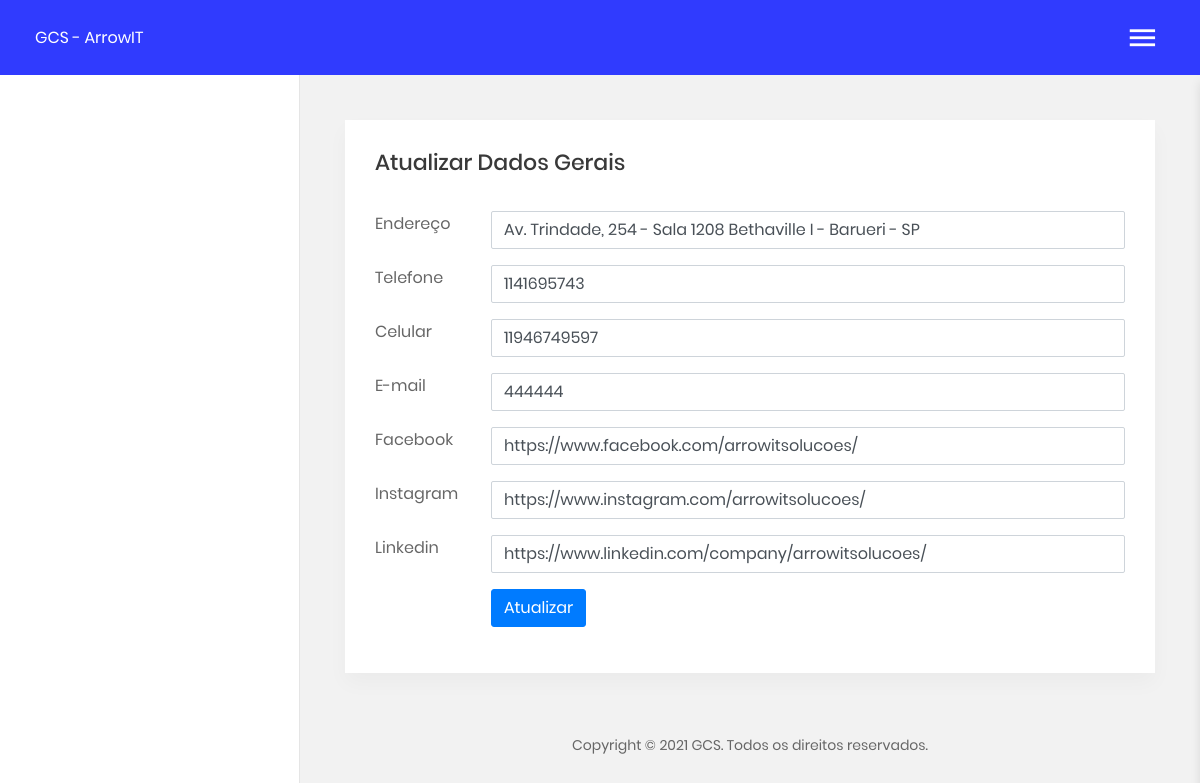
Before: /gcs/ait_dadosgerais.php with the older database file.
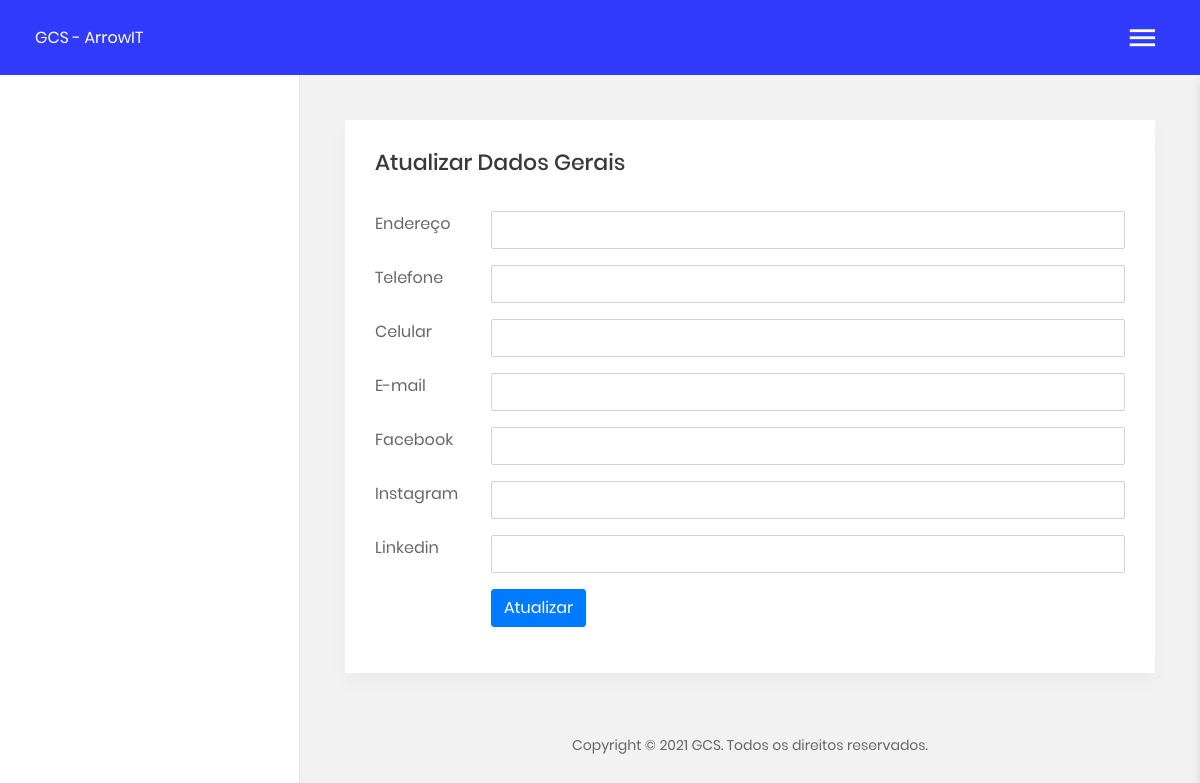
After: the same page with the newer database file.
### tables this page shows
CREATE TABLE IF NOT EXISTS ait_dadosgerais (
  id_dados int(11) NOT NULL AUTO_INCREMENT,
  endereco varchar(500) DEFAULT NULL,
  telefone varchar(100) DEFAULT NULL,
  celular varchar(100) DEFAULT NULL,
  email varchar(500) DEFAULT NULL,
  facebook varchar(100) DEFAULT NULL,
  instagram varchar(100) DEFAULT NULL,
  linkedin varchar(100) DEFAULT NULL,
  ip_cadastro varchar(50) DEFAULT NULL,
  data_cadastro datetime DEFAULT NULL,
  quem_cadastrou int(11) DEFAULT NULL,
  PRIMARY KEY (id_dados)
);

### gcs/ait_dadosgerais.php (the view, shortened to what this page needs)
<?php
  include("ait_classes.php");
  $sql = "SELECT id_dados, endereco, telefone, celular, email, facebook, instagram, linkedin
  FROM ait_dadosgerais
  WHERE id_dados = 1";
  $rs = mysqli_query($con, $sql);
  $row = mysqli_fetch_array($rs);
  $endereco = $row["endereco"];
  $telefone = $row["telefone"];
  $celular = $row["celular"];
  $email = $row["email"];
  $facebook = $row["facebook"];
  $instagram = $row["instagram"];
  $linkedin = $row["linkedin"];
  include('header.php');
?>
<section class="m-t-45 m-b-40">
  <div class="section__content section__content--p30">
    <div class="container-fluid">
      <div class="pe-box">
        <div class="row">
          <div class="col-lg-12">
            <form id="form" name="form" action="" method="post" enctype="multipart/form-data" class="form-horizontal">
              <h3 class="title-5 m-b-35">Atualizar Dados Gerais</h3>
              <div class="row form-group">
                <div class="col col-md-3">
                  <label for="text-input" class="form-control-label">Endereço</label>
                </div>
                <div class="col-12 col-md-9">
                  <input type="text" id="endereco" name="endereco" class="form-control" value="<?=$endereco?>" />
                </div>
              </div>
              <div class="row form-group">
                <div class="col col-md-3">
                  <label for="text-input" class="form-control-label">Telefone</label>
                </div>
                <div class="col-12 col-md-9">
                  <input type="text" id="telefone" name="telefone" class="form-control" value="<?=$telefone?>" />
                </div>
              </div>
              <div class="row form-group">
                <div class="col col-md-3">
                  <label for="text-input" class="form-control-label">Celular</label>
                </div>
                <div class="col-12 col-md-9">
                  <input type="text" id="celular" name="celular" class="form-control" value="<?=$celular?>" />
                </div>
              </div>
              <div class="row form-group">
                <div class="col col-md-3">
                  <label for="text-input" class="form-control-label">E-mail</label>
                </div>
                <div class="col-12 col-md-9">
                  <input type="text" id="email" name="email" class="form-control" value="<?=$email?>" />
                </div>
              </div>
              <div class="row form-group">
                <div class="col col-md-3">
                  <label for="text-input" class="form-control-label">Facebook</label>
                </div>
                <div class="col-12 col-md-9">
                  <input type="text" id="facebook" name="facebook" class="form-control" value="<?=$facebook?>" />
                </div>
              </div>
              <div class="row form-group">
                <div class="col col-md-3">
                  <label for="text-input" class="form-control-label">Instagram</label>
                </div>
                <div class="col-12 col-md-9">
                  <input type="text" id="instagram" name="instagram" class="form-control" value="<?=$instagram?>" />
                </div>
              </div>
              <div class="row form-group">
                <div class="col col-md-3">
                  <label for="text-input" class="form-control-label">Linkedin</label>
                </div>
                <div class="col-12 col-md-9">
                  <input type="text" id="linkedin" name="linkedin" class="form-control" value="<?=$linkedin?>" />
                </div>
              </div>
              <div class="row form-group">
                <div class="col col-md-3"></div>
                <div class="col-12 col-md-9">
                  <button type="button" onclick="updateDadosGerais();" class="btn btn-primary btn-md">Atualizar</button>
                </div>
              </div>
            </form>
          </div>
        </div>
      </div>
    </div>
  </div>
</section>
<?php include('footer.php'); ?>

### gcs/header.php (shortened to what this page needs)
<!DOCTYPE html>
<html lang="pt-br">
  <head>
    <link href="css/font-face.css" rel="stylesheet" media="all" />
    <link href="vendor/font-awesome-5/css/fontawesome-all.min.css" rel="stylesheet" media="all" />
    <link href="vendor/mdi-font/css/material-design-iconic-font.min.css" rel="stylesheet" media="all" />
    <link href="vendor/bootstrap-4.1/bootstrap.min.css" rel="stylesheet" media="all" />
    <link href="vendor/animsition/animsition.min.css" rel="stylesheet" media="all" />
    <link href="vendor/css-hamburgers/hamburgers.min.css" rel="stylesheet" media="all" />
    <link href="vendor/perfect-scrollbar/perfect-scrollbar.css" rel="stylesheet" media="all" />
    <link href="css/theme.css" rel="stylesheet" media="all" />
    <link rel="stylesheet" href="css/alertify.min.css"/>
    <link rel="stylesheet" href="css/alertify.default.min.css"/>
  </head>
  <body class="animsition">
    <div class="page-wrapper">
      <div class="page-container2">
        <header class="header-desktop2">
          <div class="section__content section__content--p30">
            <div class="container-fluid">
              <div class="header-wrap2">
                <div class="header-button2">
                  <div class="header-button-item mr-0 js-sidebar-btn">
                    <i class="zmdi zmdi-menu"></i>
                  </div>
                </div>
              </div>
            </div>
          </div>
        </header>
        <aside class="menu-sidebar2 js-right-sidebar">
          <div class="logo">
            GCS - ArrowIT
          </div>
          <div class="menu-sidebar2__content js-scrollbar2">
          </div>
        </aside>

### gcs/footer.php (shortened to what this page needs)
        <section>
          <div class="container-fluid">
            <div class="row">
              <div class="col-md-12">
                <div class="copyright">
                  <p>Copyright © <?php echo date('Y'); ?> GCS. Todos os direitos reservados.</p>
                </div>
              </div>
            </div>
          </div>
        </section>
      </div>
    </div>
  </body>
</html>

Changed rows visible on the page:
removed ait_dadosgerais: endereco "Av. Trindade, 254 - Sala 1208 Bethaville I - Barueri - SP", telefone "1141695743", celular "11946749597", email "444444", facebook "https://www.facebook.com/arrowitsolucoes/", instagram "https://www.instagram.com/arrowitsolucoes/", linkedin "https://www.linkedin.com/company/arrowitsolucoes/"
